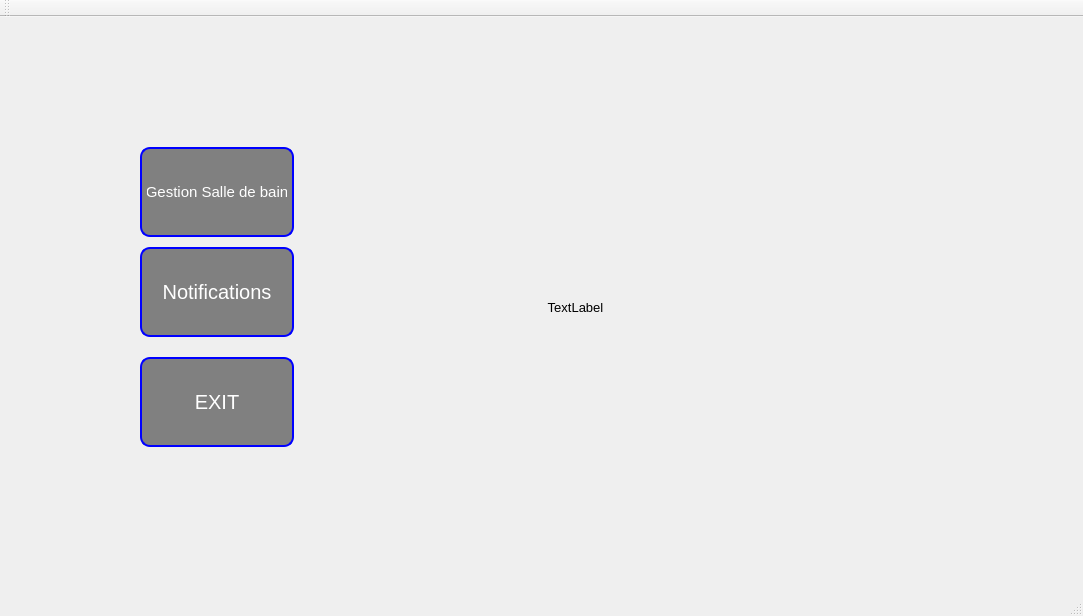
<?xml version="1.0" encoding="UTF-8"?>
<ui version="4.0">
 <class>MainWindow</class>
 <widget class="QMainWindow" name="MainWindow">
  <property name="geometry">
   <rect>
    <x>0</x>
    <y>0</y>
    <width>1083</width>
    <height>616</height>
   </rect>
  </property>
  <property name="windowTitle">
   <string>MainWindow</string>
  </property>
  <widget class="QWidget" name="centralWidget">
   <widget class="QLabel" name="label">
    <property name="geometry">
     <rect>
      <x>0</x>
      <y>-50</y>
      <width>1151</width>
      <height>681</height>
     </rect>
    </property>
    <property name="styleSheet">
     <string notr="true">#MyLoginForm {
background: red;
}

#mainFrame {
border: 3px solid red;
border-radius: 40px;
background: white;
}
QLineEdit {
padding: 1px;
border-style: solid;
border: 2px solid green;
border-radius: 8px;
}

QPushButton {
color: white;
  background: gray;

border-width: 2px;
border-color: green;
border-style: solid;
border-radius: 10;
padding: 3px;
font-size: 12px;
padding-left: 5px;
padding-right: 5px;
min-width: 80px;
max-width: 80px;
min-height: 20px;
max-height: 20px;
}
QLabel {
font-weight: blue;
font-size: 13px;
}
QPushButton:hover { background-color: #66c011; }
</string>
    </property>
    <property name="text">
     <string>TextLabel</string>
    </property>
    <property name="scaledContents">
     <bool>true</bool>
    </property>
    <property name="alignment">
     <set>Qt::AlignCenter</set>
    </property>
   </widget>
   <widget class="QPushButton" name="pushButton">
    <property name="geometry">
     <rect>
      <x>140</x>
      <y>130</y>
      <width>154</width>
      <height>90</height>
     </rect>
    </property>
    <property name="styleSheet">
     <string notr="true">QPushButton {
color: white;
  background: gray;

border-width: 2px;
border-color: blue;
border-style: solid;
border-radius: 10;
padding: 3px;
font-size: 15px;
padding-left: 5px;
padding-right: 5px;
min-width: 140px;
max-width: 140px;
min-height: 80px;
max-height: 80px;
}
QLabel {
font-weight: blue;
font-size: 8px;
}
QPushButton:hover { background-color: #8ca3c3; }</string>
    </property>
    <property name="text">
     <string>Gestion Salle de bain</string>
    </property>
   </widget>
   <widget class="QPushButton" name="pushButton_2">
    <property name="geometry">
     <rect>
      <x>140</x>
      <y>230</y>
      <width>154</width>
      <height>90</height>
     </rect>
    </property>
    <property name="styleSheet">
     <string notr="true">#MyLoginForm {
background: red;
}

#mainFrame {
border: 3px solid red;
border-radius: 40px;
background: white;
}
QLineEdit {
padding: 1px;
border-style: solid;
border: 2px solid green;
border-radius: 8px;
}

QPushButton {
color: white;
  background: gray;

border-width: 2px;
border-color: blue;
border-style: solid;
border-radius: 10;
padding: 3px;
font-size: 20px;
padding-left: 5px;
padding-right: 5px;
min-width: 140px;
max-width: 140px;
min-height: 80px;
max-height: 80px;
}
QLabel {
font-weight: blue;
font-size: 13px;
}
QPushButton:hover { background-color: #8ca3c3; }
</string>
    </property>
    <property name="text">
     <string>Notifications</string>
    </property>
   </widget>
   <widget class="QPushButton" name="pushButton_3">
    <property name="geometry">
     <rect>
      <x>140</x>
      <y>340</y>
      <width>154</width>
      <height>90</height>
     </rect>
    </property>
    <property name="styleSheet">
     <string notr="true">#MyLoginForm {
background: red;
}

#mainFrame {
border: 3px solid red;
border-radius: 40px;
background: white;
}
QLineEdit {
padding: 1px;
border-style: solid;
border: 2px solid green;
border-radius: 8px;
}

QPushButton {
color: white;
  background: gray;

border-width: 2px;
border-color: blue;
border-style: solid;
border-radius: 10;
padding: 3px;
font-size: 20px;
padding-left: 5px;
padding-right: 5px;
min-width: 140px;
max-width: 140px;
min-height: 80px;
max-height: 80px;
}
QLabel {
font-weight: blue;
font-size: 13px;
}
QPushButton:hover { background-color: #8ca3c3; }
</string>
    </property>
    <property name="text">
     <string>EXIT</string>
    </property>
   </widget>
  </widget>
  <widget class="QMenuBar" name="menuBar">
   <property name="geometry">
    <rect>
     <x>0</x>
     <y>0</y>
     <width>1083</width>
     <height>26</height>
    </rect>
   </property>
  </widget>
  <widget class="QToolBar" name="mainToolBar">
   <attribute name="toolBarArea">
    <enum>TopToolBarArea</enum>
   </attribute>
   <attribute name="toolBarBreak">
    <bool>false</bool>
   </attribute>
  </widget>
  <widget class="QStatusBar" name="statusBar"/>
 </widget>
 <layoutdefault spacing="6" margin="11"/>
 <resources/>
 <connections/>
</ui>
